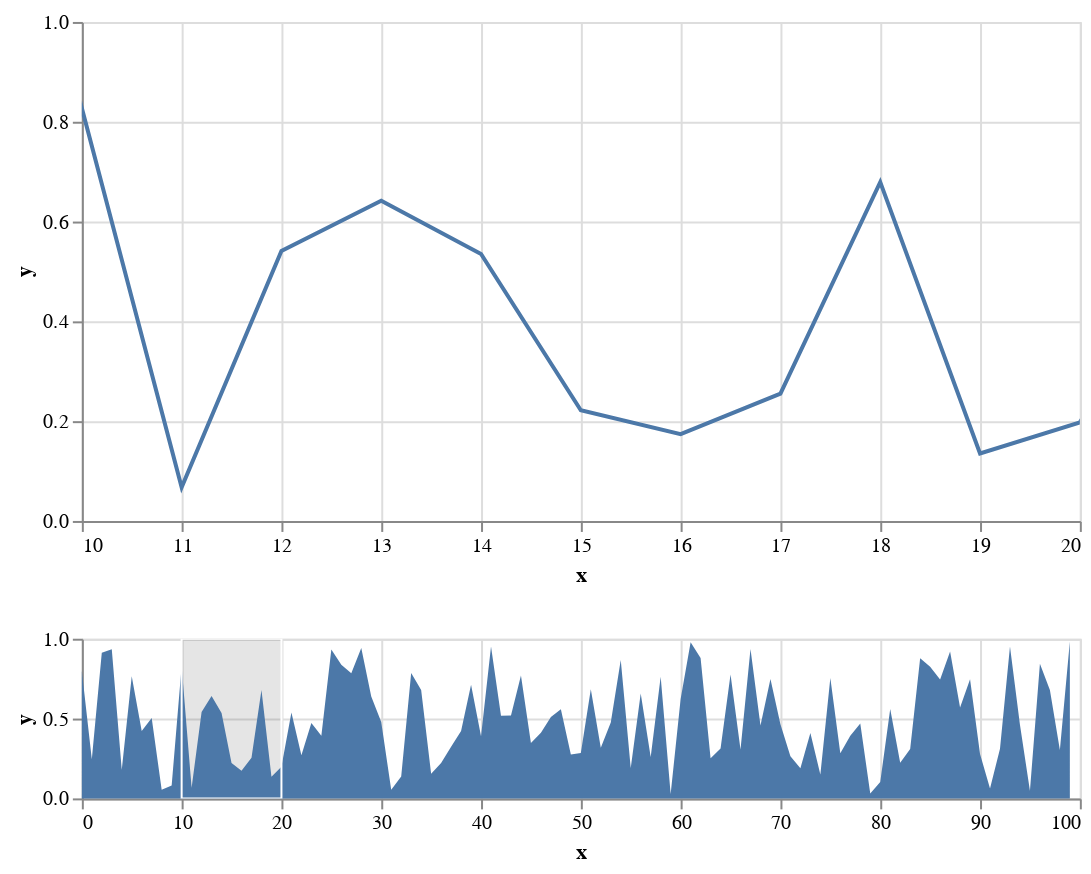

The notebook cell this image was saved under:
### Code cell
brush = alt.selection(
    type='interval', 
    encodings=['x'],
    init={'x': [10, 20]}
)

upper = base.mark_line().encode(
    alt.X('x', scale=alt.Scale(domain=brush))
).properties(
    width=500, 
    height=250
)

lower = base.mark_area().properties(
    width=500, 
    height=80
).add_selection(brush)

upper & lower

### Figure 1 — Vega-Lite specification as saved in the notebook (floating-point values rounded to 4 significant figures)
{"config": {"view": {"continuousWidth": 400, "continuousHeight": 300}}, "vconcat": [{"mark": "line", "encoding": {"x": {"type": "quantitative", "field": "x", "scale": {"domain": {"selection": "selector012"}}}, "y": {"type": "quantitative", "field": "y"}}, "height": 250, "width": 500}, {"mark": "area", "encoding": {"x": {"type": "quantitative", "field": "x"}, "y": {"type": "quantitative", "field": "y"}}, "height": 80, "selection": {"selector012": {"type": "interval", "encodings": ["x"], "init": {"x": [10, 20]}}}, "width": 500}], "data": {"name": "data-0f669c202e906f331022f30b3cb3dd9e"}, "$schema": "https://vega.github.io/schema/vega-lite/v4.8.1.json", "datasets": {"data-0f669c202e906f331022f30b3cb3dd9e": [{"x": 0, "y": 0.7972}, {"x": 1, "y": 0.2454}, {"x": 2, "y": 0.9129}, {"x": 3, "y": 0.9341}, {"x": 4, "y": 0.1792}, {"x": 5, "y": 0.7643}, {"x": 6, "y": 0.4216}, {"x": 7, "y": 0.5038}, {"x": 8, "y": 0.05476}, {"x": 9, "y": 0.08142}, {"x": 10, "y": 0.8276}, {"x": 11, "y": 0.06742}, {"x": 12, "y": 0.5413}, {"x": 13, "y": 0.6419}, {"x": 14, "y": 0.5351}, {"x": 15, "y": 0.2218}, {"x": 16, "y": 0.1738}, {"x": 17, "y": 0.2552}, {"x": 18, "y": 0.6792}, {"x": 19, "y": 0.1353}, {"x": 20, "y": 0.1976}, {"x": 21, "y": 0.5381}, {"x": 22, "y": 0.2701}, {"x": 23, "y": 0.4727}, {"x": 24, "y": 0.392}, {"x": 25, "y": 0.9327}, {"x": 26, "y": 0.8375}, {"x": 27, "y": 0.7839}, {"x": 28, "y": 0.9414}, {"x": 29, "y": 0.638}, {"x": 30, "y": 0.4785}, {"x": 31, "y": 0.05445}, {"x": 32, "y": 0.1378}, {"x": 33, "y": 0.785}, {"x": 34, "y": 0.6796}, {"x": 35, "y": 0.1549}, {"x": 36, "y": 0.2209}, {"x": 37, "y": 0.3227}, {"x": 38, "y": 0.4223}, {"x": 39, "y": 0.712}, {"x": 40, "y": 0.3898}, {"x": 41, "y": 0.9515}, {"x": 42, "y": 0.5183}, {"x": 43, "y": 0.5197}, {"x": 44, "y": 0.7691}, {"x": 45, "y": 0.3462}, {"x": 46, "y": 0.4109}, {"x": 47, "y": 0.5092}, {"x": 48, "y": 0.559}, {"x": 49, "y": 0.275}, {"x": 50, "y": 0.285}, {"x": 51, "y": 0.6834}, {"x": 52, "y": 0.3167}, {"x": 53, "y": 0.4749}, {"x": 54, "y": 0.8669}, {"x": 55, "y": 0.1909}, {"x": 56, "y": 0.6565}, {"x": 57, "y": 0.2585}, {"x": 58, "y": 0.7614}, {"x": 59, "y": 0.02731}, {"x": 60, "y": 0.6221}, {"x": 61, "y": 0.9781}, {"x": 62, "y": 0.8794}, {"x": 63, "y": 0.2517}, {"x": 64, "y": 0.3121}, {"x": 65, "y": 0.7754}, {"x": 66, "y": 0.3058}, {"x": 67, "y": 0.9353}, {"x": 68, "y": 0.4569}, {"x": 69, "y": 0.7483}, {"x": 70, "y": 0.4651}, {"x": 71, "y": 0.2633}, {"x": 72, "y": 0.1896}, {"x": 73, "y": 0.4089}, {"x": 74, "y": 0.1493}, {"x": 75, "y": 0.7548}, {"x": 76, "y": 0.2824}, {"x": 77, "y": 0.3928}, {"x": 78, "y": 0.4683}, {"x": 79, "y": 0.03105}, {"x": 80, "y": 0.1022}, {"x": 81, "y": 0.5595}, {"x": 82, "y": 0.2231}, {"x": 83, "y": 0.3092}, {"x": 84, "y": 0.8781}, {"x": 85, "y": 0.8238}, {"x": 86, "y": 0.745}, {"x": 87, "y": 0.9194}, {"x": 88, "y": 0.5692}, {"x": 89, "y": 0.7457}, {"x": 90, "y": 0.2785}, {"x": 91, "y": 0.06235}, {"x": 92, "y": 0.3108}, {"x": 93, "y": 0.9514}, {"x": 94, "y": 0.4605}, {"x": 95, "y": 0.04764}, {"x": 96, "y": 0.843}, {"x": 97, "y": 0.6784}, {"x": 98, "y": 0.3028}, {"x": 99, "y": 0.9823}]}}
